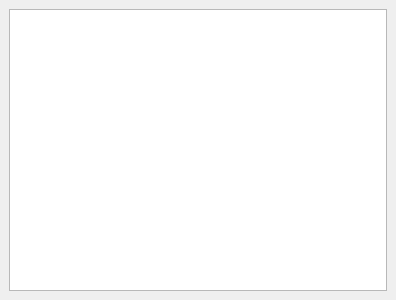
<?xml version="1.0" encoding="UTF-8"?>
<ui version="4.0">
 <class>OutputDock</class>
 <widget class="QDockWidget" name="OutputDock">
  <property name="geometry">
   <rect>
    <x>0</x>
    <y>0</y>
    <width>396</width>
    <height>300</height>
   </rect>
  </property>
  <property name="minimumSize">
   <size>
    <width>0</width>
    <height>0</height>
   </size>
  </property>
  <property name="maximumSize">
   <size>
    <width>16777215</width>
    <height>16777215</height>
   </size>
  </property>
  <property name="windowTitle">
   <string>Output</string>
  </property>
  <widget class="QWidget" name="dockWidgetContents">
   <property name="maximumSize">
    <size>
     <width>16777215</width>
     <height>16777215</height>
    </size>
   </property>
   <layout class="QVBoxLayout" name="verticalLayout_2">
    <item>
     <widget class="QPlainTextEdit" name="plainTextEdit"/>
    </item>
   </layout>
  </widget>
 </widget>
 <resources/>
 <connections/>
</ui>
